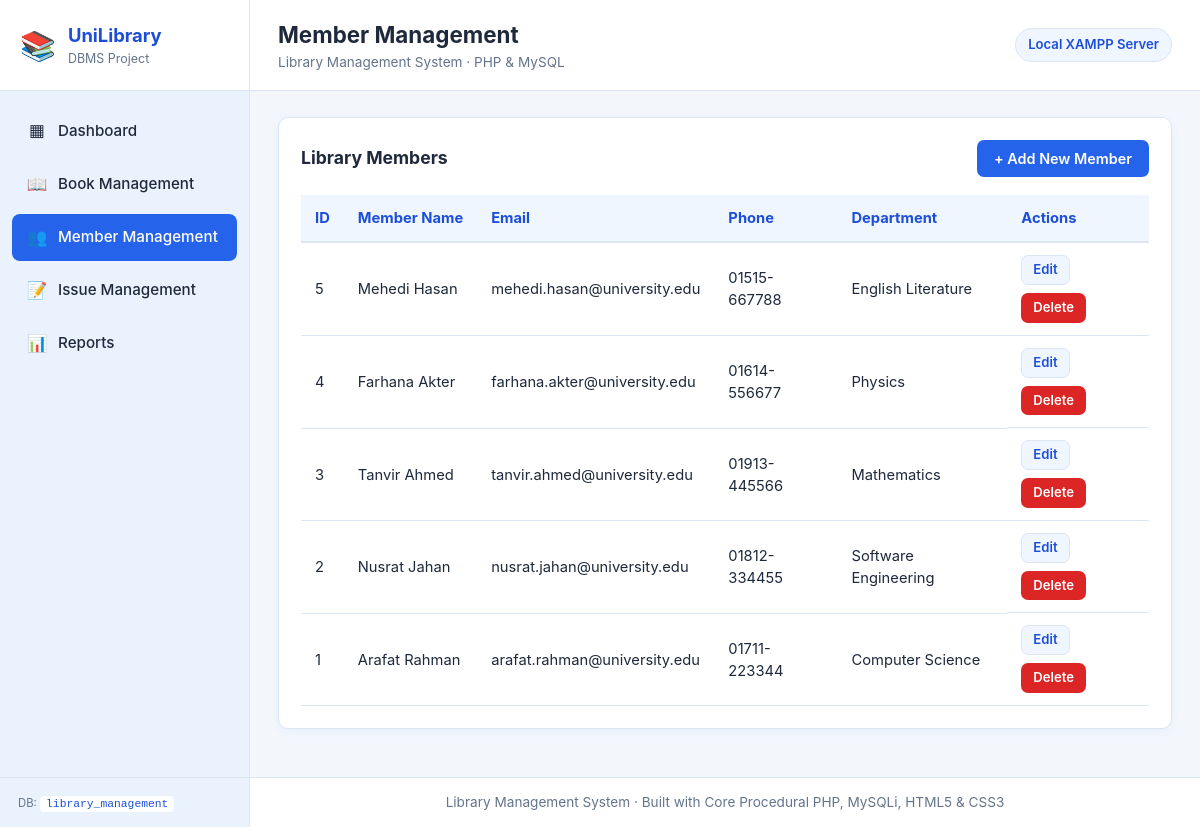
Screenshot of /members/index.php with the database file from the repository.
### tables this page shows
CREATE TABLE Member (
    member_id INT PRIMARY KEY AUTO_INCREMENT,
    member_name VARCHAR(100) NOT NULL,
    email VARCHAR(100) UNIQUE,
    phone VARCHAR(20),
    department VARCHAR(100)
);

### config/db.php (called while the page is built, shortened)
<?php
function e($value): string
{
    return htmlspecialchars((string)($value ?? ''), ENT_QUOTES, 'UTF-8');
}
?>

### members/index.php (the view, shortened to what this page needs)
<?php
require_once __DIR__ . '/../config/db.php';
$sql    = "SELECT member_id, member_name, email, phone, department FROM Member ORDER BY member_id DESC";
$result = mysqli_query($conn, $sql);
include __DIR__ . '/../includes/header.php';
?>
<section class="panel">
    <div class="panel-header">
        <h2 class="panel-title">Library Members</h2>
        <a href="add.php" class="btn btn-primary">+ Add New Member</a>
    </div>
    <div class="table-responsive">
        <table>
            <thead>
                <tr>
                    <th>ID</th>
                    <th>Member Name</th>
                    <th>Email</th>
                    <th>Phone</th>
                    <th>Department</th>
                    <th>Actions</th>
                </tr>
            </thead>
            <tbody>
                <?php if (mysqli_num_rows($result) > 0): ?>
                    <?php while ($member = mysqli_fetch_assoc($result)): ?>
                        <tr>
                            <td><?php echo e($member['member_id']); ?></td>
                            <td><?php echo e($member['member_name']); ?></td>
                            <td><?php echo e($member['email']); ?></td>
                            <td><?php echo e($member['phone']); ?></td>
                            <td><?php echo e($member['department']); ?></td>
                            <td class="actions-cell">
                                <a href="edit.php?id=<?php echo (int) $member['member_id']; ?>" class="btn btn-secondary btn-sm">Edit</a>
                                <a href="delete.php?id=<?php echo (int) $member['member_id']; ?>"
                                   class="btn btn-danger btn-sm"
                                   onclick="return confirm('Are you sure you want to delete this member?');">Delete</a>
                            </td>
                        </tr>
                    <?php endwhile; ?>
                <?php else: ?>
                    <tr>
                        <td colspan="6" class="empty-state">No members found.</td>
                    </tr>
                <?php endif; ?>
            </tbody>
        </table>
    </div>
</section>
<?php include __DIR__ . '/../includes/footer.php'; ?>

### style.css (style rules this page uses)
:root { --bg-page: #f3f7fc; --bg-surface: #ffffff; --bg-sidebar: #eaf2fd; --bg-sidebar-hover: #dbeafe; --primary: #2563eb; --primary-dark: #1d4ed8; --primary-light: #eff6ff; --border-color: #dbe6f5; --text-main: #1e293b; --text-muted: #64748b; --success-bg: #dcfce7; --success-text: #166534; --warning-bg: #fef3c7; --warning-text: #92400e; --danger-bg: #fee2e2; --danger-text: #991b1b; --danger-btn: #dc2626; --danger-btn-hover: #b91c1c; --shadow-sm: 0 2px 8px rgba(37, 99, 235, 0.06); --radius: 10px; }
* { box-sizing: border-box; margin: 0; padding: 0; }
body { font-family: -apple-system, BlinkMacSystemFont, "Segoe UI", Roboto, Arial, sans-serif; background-color: var(--bg-page); color: var(--text-main); line-height: 1.5; }
.panel { background-color: var(--bg-surface); border: 1px solid var(--border-color); border-radius: var(--radius); padding: 22px; box-shadow: var(--shadow-sm); margin-bottom: 22px; }
.panel-header { display: flex; flex-wrap: wrap; align-items: center; justify-content: space-between; gap: 14px; margin-bottom: 18px; }
.panel-title { font-size: 1.1rem; font-weight: 700; color: var(--text-main); }
.btn { display: inline-block; padding: 9px 16px; border-radius: 7px; font-size: 0.9rem; font-weight: 600; text-decoration: none; border: 1px solid transparent; cursor: pointer; transition: background-color 0.15s ease; line-height: 1.2; }
.btn-primary { background-color: var(--primary); color: #ffffff; }
.btn-secondary { background-color: var(--primary-light); color: var(--primary-dark); border-color: var(--border-color); }
.btn-danger { background-color: var(--danger-btn); color: #ffffff; }
.btn-sm { padding: 6px 11px; font-size: 0.82rem; }
.table-responsive { width: 100%; overflow-x: auto; }
table { width: 100%; border-collapse: collapse; font-size: 0.92rem; }
thead th { background-color: var(--primary-light); color: var(--primary-dark); text-align: left; padding: 12px 14px; font-weight: 700; border-bottom: 2px solid var(--border-color); white-space: nowrap; }
tbody td { padding: 12px 14px; border-bottom: 1px solid var(--border-color); vertical-align: middle; }
.actions-cell { display: flex; gap: 8px; flex-wrap: wrap; }

### rows the page displays
member: member_id "5", member_name "Mehedi Hasan", email "mehedi.hasan@university.edu", phone "01515-667788", department "English Literature"
member: member_id "4", member_name "Farhana Akter", email "farhana.akter@university.edu", phone "01614-556677", department "Physics"
member: member_id "3", member_name "Tanvir Ahmed", email "tanvir.ahmed@university.edu", phone "01913-445566", department "Mathematics"
member: member_id "2", member_name "Nusrat Jahan", email "nusrat.jahan@university.edu", phone "01812-334455", department "Software Engineering"
member: member_id "1", member_name "Arafat Rahman", email "arafat.rahman@university.edu", phone "01711-223344", department "Computer Science"

### other values shown
$item['icon'] "▦"
$item['label'] "Dashboard"
$item['icon'] "📖"
$item['label'] "Book Management"
$item['icon'] "👥"
$item['label'] "Member Management"
$item['icon'] "📝"
$item['label'] "Issue Management"
$item['icon'] "📊"
$item['label'] "Reports"
$page_title "Member Management"
